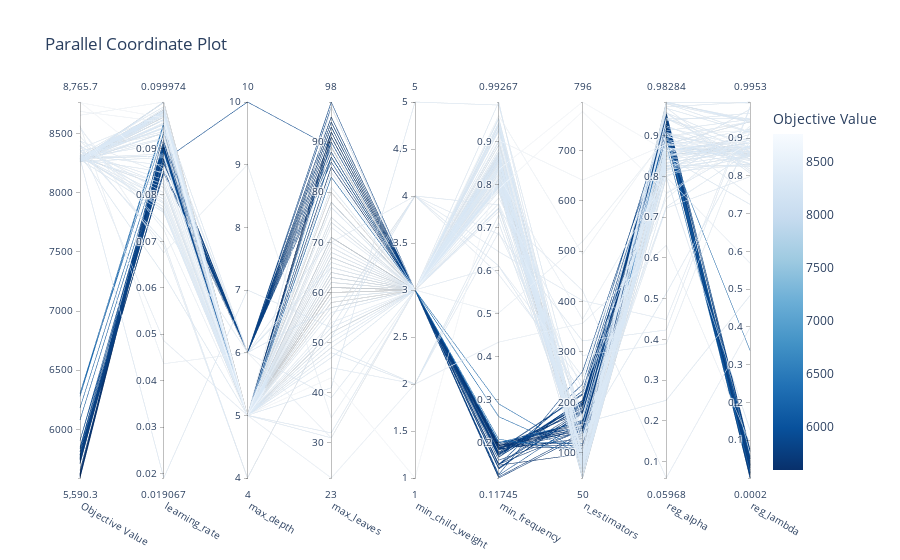

This figure's notebook cell:
### Code cell
plot_parallel_coordinate(study_pruning)

### Figure 1 — Plotly figure (JSON) as saved in the notebook; plotly's stock layout.template omitted (floating-point values rounded to 4 significant figures; data arrays with more than 128 entries replaced by an {"elided": "..."} marker saying what was removed)
{"data": [{"dimensions": [{"label": "Objective Value", "range": [5590.0, 8766.0], "values": {"elided": "138 float values"}}, {"label": "learning_rate", "range": [0.01907, 0.09997], "values": {"elided": "138 float values"}}, {"label": "max_depth", "range": [4, 10], "values": {"elided": "138 int values"}}, {"label": "max_leaves", "range": [23, 98], "values": {"elided": "138 int values"}}, {"label": "min_child_weight", "range": [1, 5], "values": {"elided": "138 int values"}}, {"label": "min_frequency", "range": [0.1175, 0.9927], "values": {"elided": "138 float values"}}, {"label": "n_estimators", "range": [50, 796], "values": {"elided": "138 int values"}}, {"label": "reg_alpha", "range": [0.05968, 0.9828], "values": {"elided": "138 float values"}}, {"label": "reg_lambda", "range": [0.0001612, 0.9953], "values": {"elided": "138 float values"}}], "labelangle": 30, "labelside": "bottom", "line": {"color": {"elided": "138 float values"}, "colorbar": {"title": {"text": "Objective Value"}}, "colorscale": [[0, "rgb(247,251,255)"], [0.125, "rgb(222,235,247)"], [0.25, "rgb(198,219,239)"], [0.375, "rgb(158,202,225)"], [0.5, "rgb(107,174,214)"], [0.625, "rgb(66,146,198)"], [0.75, "rgb(33,113,181)"], [0.875, "rgb(8,81,156)"], [1, "rgb(8,48,107)"]], "reversescale": true, "showscale": true}, "type": "parcoords"}], "layout": {"title": {"text": "Parallel Coordinate Plot"}}}
